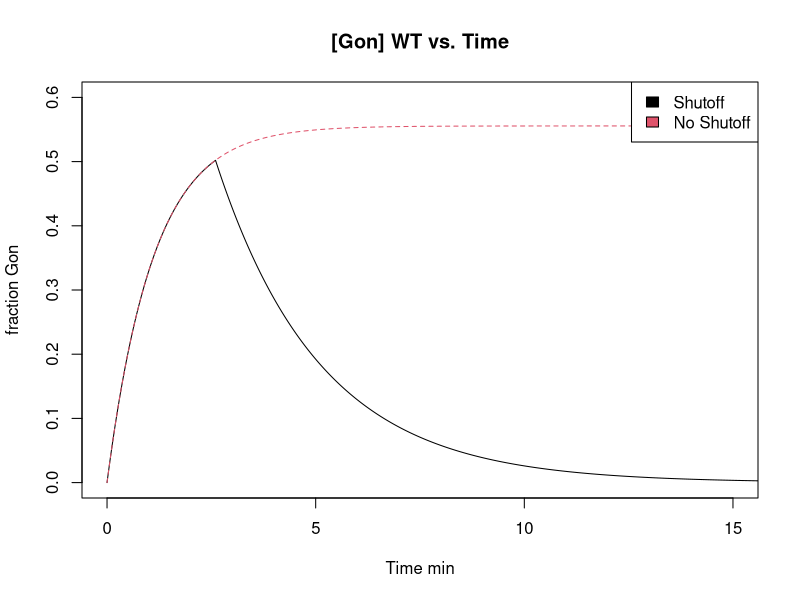
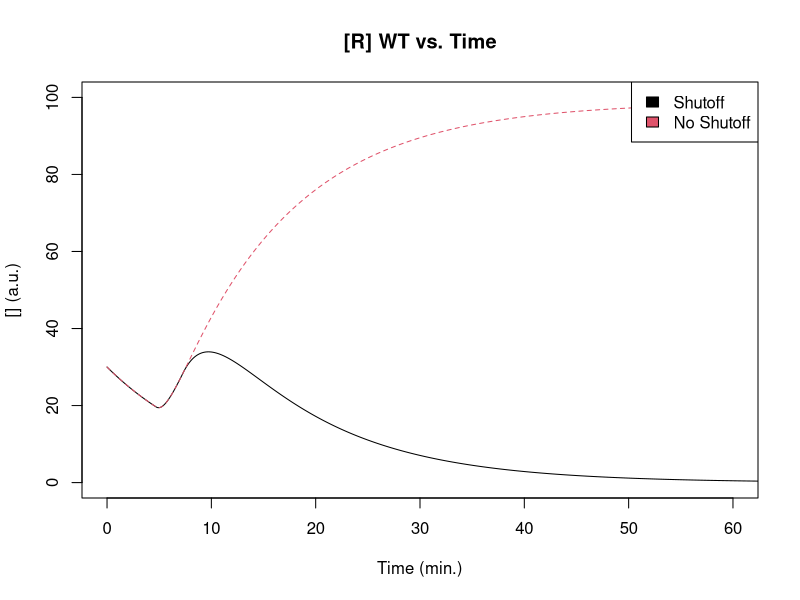
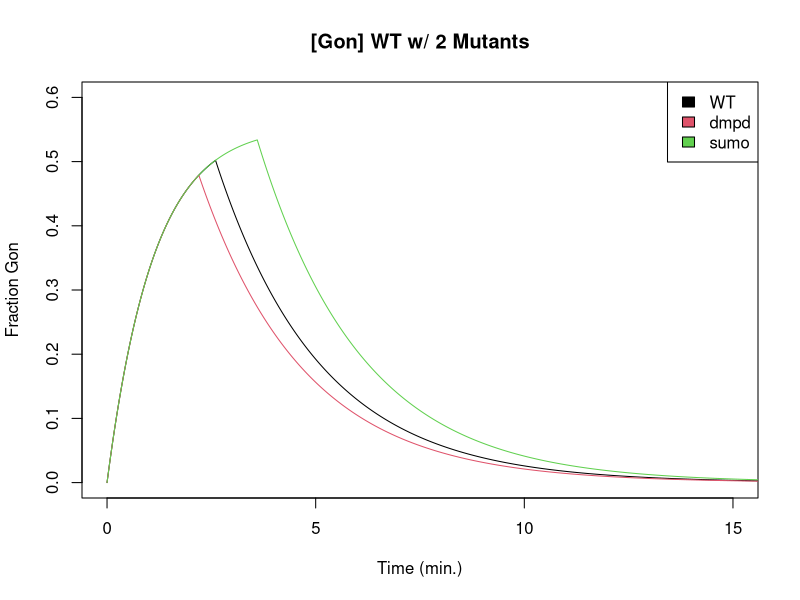
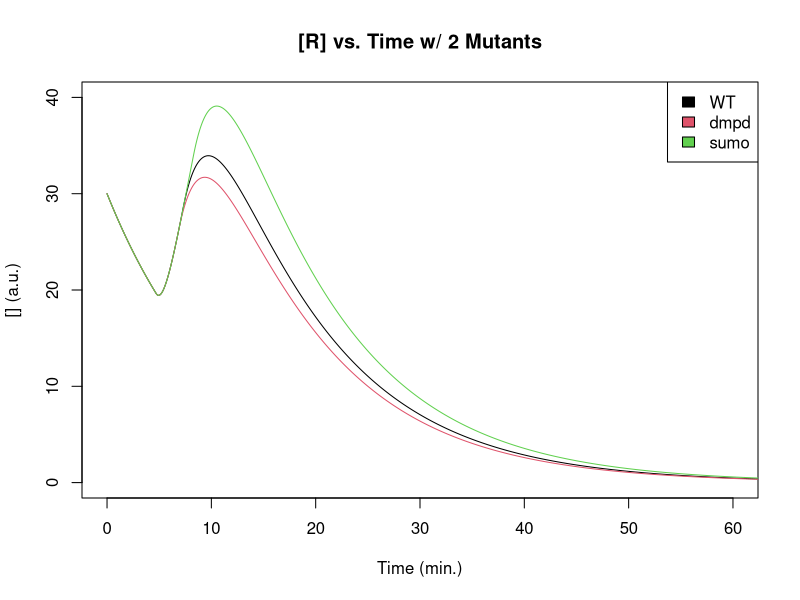
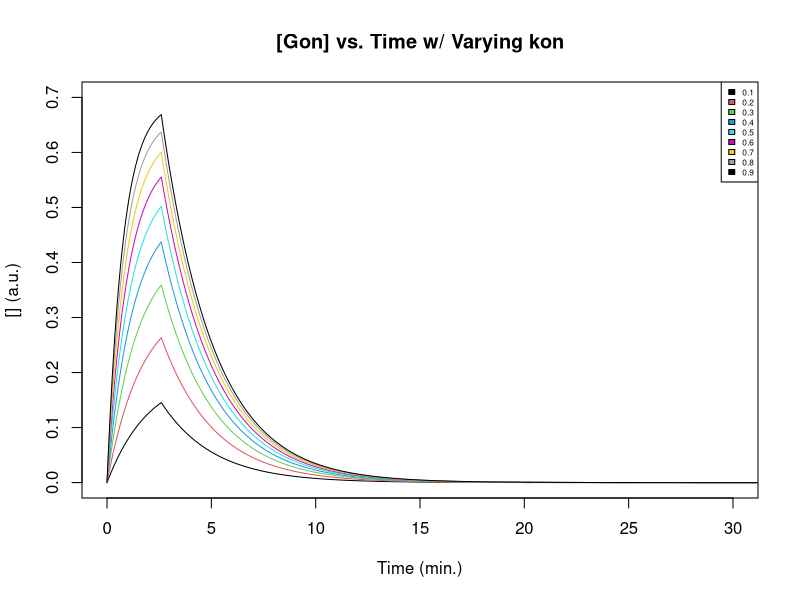
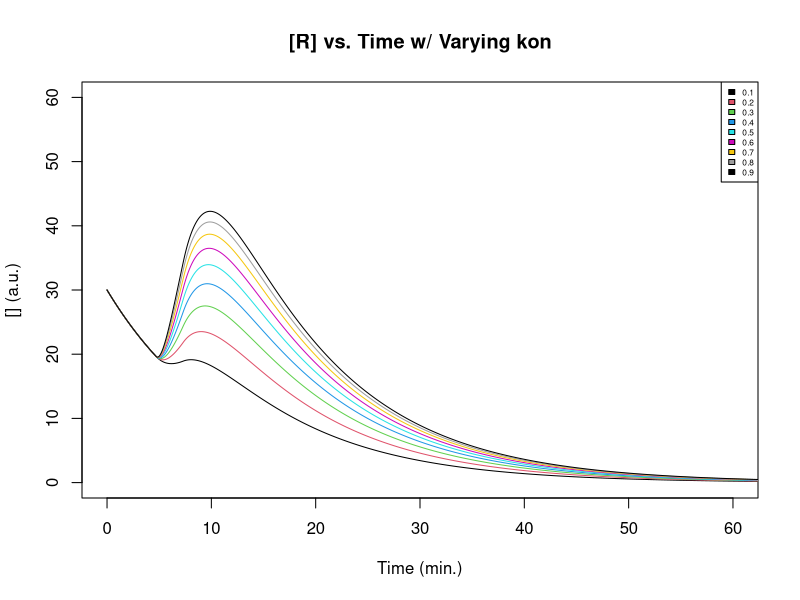
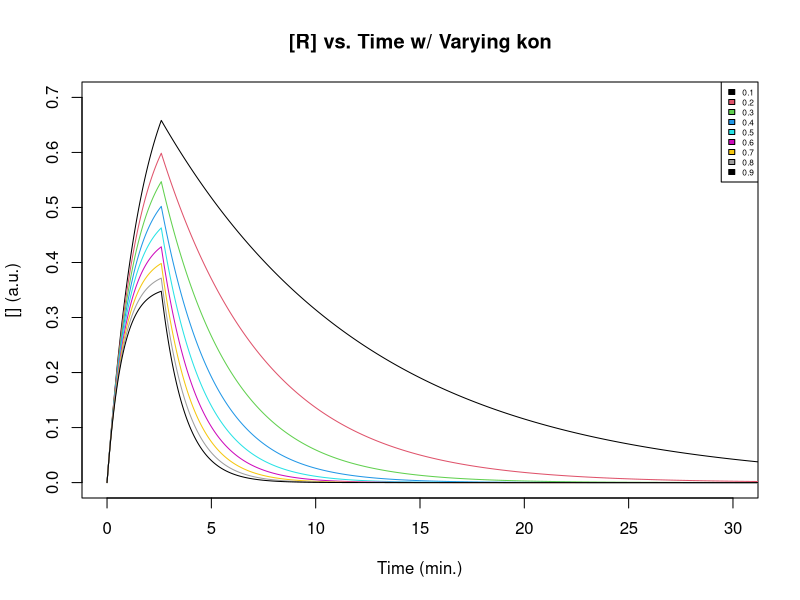
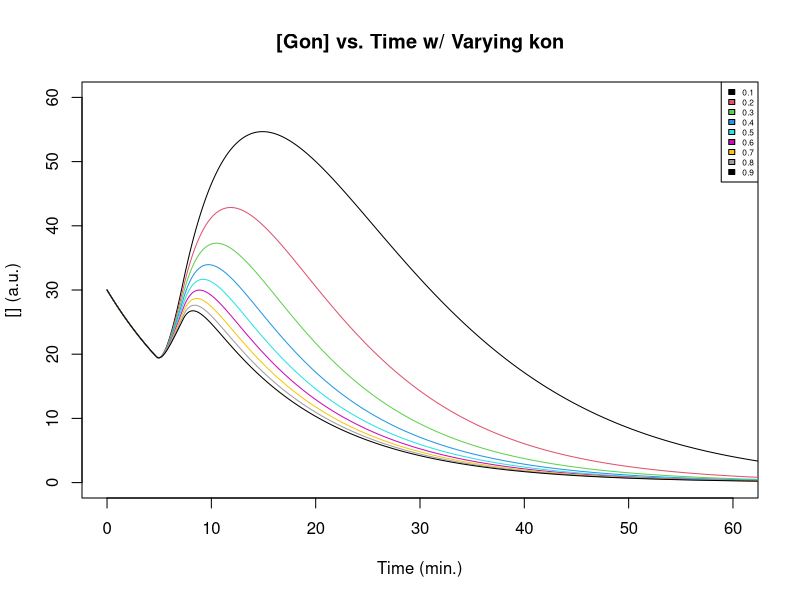

R code for these plots, in order:
## ---- chunk 1
rm(list=ls())
library(deSolve)  # library to solve ODEs
# use dede in deSolve library - delay differential equations.

# ODE Function solver
derivs <- function(t, y, p) {
  
  if (t < tR)
    lag <- 0
  else
    lag <- lagvalue(t - tR)
  
  if (t<tshut){
    kon<-kon
  }
  else{
    kon<-0
  }
  dy1 <- kon*(1-y[1]) - koff*y[1]
  dy2 <- kmRNA*lag[1]- v*y[2]
  list(c(dy1, dy2))
}
## ---- chunk 2
# Initial values
Gon_init<-0 
R_init<- 30 

# Parameters
tshut<-2.6
kon<-0.5      
koff<-0.4     
v<-0.09
kmRNA <- 16
t1<- 0.4
tR<-4.7

# Parameters vector
p<-c(tshut=tshut,kon=kon,koff=koff,v=v,kmRNA=kmRNA,t1=t1,tR=tR)

# Times array
times <- seq(0,80,0.01)

# Calling initial values
y0 <- c(Gon_init=Gon_init, R_init=R_init)

# Figure 2A
solve<-dede(y=y0,times=times,func=derivs,parms=p)
plot(solve[,1],solve[,2],xlim=c(0,15),ylim=c(0,0.6),type = "l",col=c(1),main="[Gon] WT vs. Time",xlab="Time min",ylab="fraction Gon")

# No shutdown of hb gene
tshut <- 100
p<-c(tshut=tshut,kon=kon,koff=koff,v=v,kmRNA=kmRNA,t1=t1,tR=tR)
solve<-dede(y=y0,times=times,func=derivs,parms=p)
lines(solve[,1],solve[,2],col=c(2),lty=2)
legend("topright",c("Shutoff","No Shutoff"), fill=c(1:2))

# 1.)
# # With no shutdown, we see that the fraction of Gon increases to a horizontal asymptope of 0.6. With the shut down, the fraction of Gon increases to just above 0.5 and then shutsoff and sharply decreases to a horizontal asymptope of about 0.0.
# 
# If the hb gene was not shutoff, there would be uncontrallable thoracic issues because high amounts of the copy of this gene are being expressed.

# Figure 2B
tshut<-2.6
p<-c(tshut=tshut,kon=kon,koff=koff,v=v,kmRNA=kmRNA,t1=t1,tR=tR)
solve<-dede(y=y0,times=times,func=derivs,parms=p)
plot(solve[,1],solve[,3],xlim=c(0,60),ylim=c(0,100),type = "l",col=c(1),main="[R] WT vs. Time",xlab="Time (min.)",ylab="[] (a.u.)")

# No shutdown of hb gene
tshut <- 100
p<-c(tshut=tshut,kon=kon,koff=koff,v=v,kmRNA=kmRNA,t1=t1,tR=tR)
solve<-dede(y=y0,times=times,func=derivs,parms=p)
lines(solve[,1],solve[,3],col=c(2),lty=2)
legend("topright",c("Shutoff","No Shutoff"), fill=c(1:2))

# 2.)
# With no shutdown, we see that the fraction of Gon increases and drops until after 10 minutes to almost 0 [R]. to a horizontal asymptope of about 30. With the shut down, the fraction of Gon increases to an asymptope above about 80 [R]. After this complete shutdown we see that there will be a decrease in the hb gene copies. If this doesn't happen then thoracitic issues can dvelop as a result of a high expression of mRNA in the cytoplasm. 
 
# Figure 2C
tshut<-2.6   # shut off time for WT
p<-c(tshut=tshut,kon=kon,koff=koff,v=v,kmRNA=kmRNA,t1=t1,tR=tR)
solve<-dede(y=y0, times=times, func=derivs, parms=p)
plot(solve[,1], solve[,2], xlim=c(0,15), type="l", ylim=c(0,0.6), col=c(1), main="[Gon] WT w/ 2 Mutants", xlab="Time (min.)", ylab="Fraction Gon")

tshut<-2.2   # shut off time for dmpd
p<-c(tshut=tshut,kon=kon,koff=koff,v=v,kmRNA=kmRNA,t1=t1,tR=tR)
solve<-dede(y=y0,times=times,func=derivs,parms=p)
lines(solve[,1],solve[,2],col=c(2))

tshut<-3.6   # shut off time for sumo
p<-c(tshut=tshut,kon=kon,koff=koff,v=v,kmRNA=kmRNA,t1=t1,tR=tR)
solve<-dede(y=y0,times=times,func=derivs,parms=p)
lines(solve[,1],solve[,2],col=c(3))
legend("topright", legend = c("WT","dmpd","sumo"),fill=c(1:3))

# 3.) Compared to wildtype, dmpd reaches a lower peak fraction, while sumo reaches a higher peak fraction. These peak fractions correlates to the shutoff times (dmpd = 2.2 mins and sumo = 3.6 mins). The proposed mechanism for dmpd and sumo mutants they will change the timing of kon shutoffs because they have altered dynamics of hb transcription at n14. The results seem to prove this because it varies from the wildtype and result in overall elongated or shortened timeframes for hb gene copies remaining active. 

# Figure 2D
tshut<-2.6   # shut off time of gene WT
p<-c(tshut=tshut,kon=kon,koff=koff,v=v,kmRNA=kmRNA,t1=t1,tR=tR)
solve<-dede(y=y0, times=times, func=derivs, parms=p)
plot(solve[,1], solve[,3], xlim=c(0,60), type="l", ylim=c(0,40), col=c(1), main="[R] vs. Time w/ 2 Mutants", xlab="Time (min.)", ylab="[] (a.u.)")

tshut<-2.2   # shut off time of gene dmpd
p<-c(tshut=tshut,kon=kon,koff=koff,v=v,kmRNA=kmRNA,t1=t1,tR=tR)
solve<-dede(y=y0,times=times,func=derivs,parms=p)
lines(solve[,1],solve[,3],col=c(2))

tshut<-3.6   # shut off time of gene sumo
p<-c(tshut=tshut,kon=kon,koff=koff,v=v,kmRNA=kmRNA,t1=t1,tR=tR)
solve<-dede(y=y0,times=times,func=derivs,parms=p)
lines(solve[,1],solve[,3],col=c(3))
legend("topright", legend = c("WT","dmpd","sumo"),fill=c(1:3))

# 4.) The dmpd and sumo mRNA profiles perform similarly to the Gon graph compared to the wildtype. The dmpd had a lower concentration peak and sumo had a higher one. Therefore dmpd hb mRNA profile takes less time to deplete, even just barely, and reaches a smaller peak mRNA concentration after shutting off of the gene. The sumo mRNA peak is higher, and it takes longer to reach than for the wildtype. Additionally, takes longer to deplete to 0. Overall, dmpd mutants are likely to have underexpressed hb proteins, sumo mutants they are likely to have overexpressed hb proteins.
## ---- chunk 3
# Changing kon

# Initial values
Gon_init<-0 
R_init<- 30 

# Parameters
tshut<-2.6
kon<-0.5      
koff<-0.4     
v<-0.09
kmRNA <- 16
t1<- 0.4
tR<-4.7
kon1<-seq(0.1,0.9,0.1)

y0<-c(Gon=Gon_init,R=R_init)

p<-c(tshut=tshut,kon=kon,koff=koff,v=v,kmRNA=kmRNA,t1=t1,tR=tR)

times  <- seq(0, 80, 0.01)

# Visualizations
# Empty plot
plot(0,0,type="n",ylim=c(0,0.7),xlim=c(0,30), main="[Gon] vs. Time w/ Varying kon", xlab="Time (min.)", ylab="[] (a.u.)")

for (i in 1:length(kon1)){
  kon<-kon1[i]
  p<-c(tshut=tshut,kon=kon,koff=koff,v=v,kmRNA=kmRNA,t1=t1,tR=tR)
  solve<-dede(y=y0,times=times,func=derivs,parms=p)
  lines(solve[,1],solve[,2],col=c(i))
}
legend("topright", legend = kon1,fill=c(1:length(kon1)), cex = 0.5)

# 5.) The graph shows that when kon rises, peak Gon fraction at shutoff time rises too. Meaning that higher kon values deplete completely at a slower rate of activated hb gene fractions. The opposite is true for the lines of lower kon fractions. The kon value essentially acts as a binding affinity of proteins necessary for transcription of activated hb genes. Cells can biologically augment this by sending signals out, decreasing binding affinity to the gene. This would either cause higher or lower expression. Consequences of this can be altering the thoracic development by delaying it or making it happen prematurely.

# Empty plot
plot(0,0,type="n",ylim=c(0,60),xlim=c(0,60), main="[R] vs. Time w/ Varying kon", xlab="Time (min.)", ylab="[] (a.u.)")
for (i in 1:length(kon1)){
  kon<-kon1[i]
  p<-c(tshut=tshut,kon=kon,koff=koff,v=v,kmRNA=kmRNA,t1=t1,tR=tR)
  solve<-dede(y=y0,times=times,func=derivs,parms=p)
  lines(solve[,1],solve[,3],col=c(i))
}
legend("topright", legend = kon1,fill=c(1:length(kon1)), cex = 0.5)

# 6.) Looking at the [Gon] graph, higher kon values have higher peak mRNA, and lower kon values have lower peaks of mRNA within the cytoplasm. Some consequences could be that thoracic development change. This can either happen prematurely when kon values (or the binding affinity to activated genes) is higher, or delayed when binding affinity to activated hb genes lowers. Too many proteins bound to the genes, this allows them to transcribe more of the mRNA before shutoff, leading to greater hb protein expression.
## ---- chunk 4
# Changin koff

# Initial values
Gon_init<-0 
R_init<- 30 

# Parameters
tshut<-2.6
kon<-0.5      
koff<-0.4     
v<-0.09
kmRNA <- 16
t1<- 0.4
tR<-4.7
koff1<-seq(0.1,0.9,0.1)

y0<-c(Gon=Gon_init,R=R_init)

p<-c(tshut=tshut,kon=kon,koff=koff,v=v,kmRNA=kmRNA,t1=t1,tR=tR)

times  <- seq(0, 80, 0.01) 

# Visualizations

# Empty plot
plot(0,0,type="n",ylim=c(0,0.7),xlim=c(0,30), main="[R] vs. Time w/ Varying kon", xlab="Time (min.)", ylab="[] (a.u.)")
for (i in 1:length(koff1)){
  koff<-koff1[i]
  p<-c(tshut=tshut,kon=kon,koff=koff,v=v,kmRNA=kmRNA,t1=t1,tR=tR)
  solve<-dede(y=y0,times=times,func=derivs,parms=p)
  lines(solve[,1],solve[,2],col=c(i))
}
legend("topright", legend = koff1,fill=c(1:length(koff1)), cex = 0.5)

# 7.) Looking at the graph, small values of koff result in higher [Gon] fractions before the gene is shut off. Now, higher values slowly deplete completely because there is less hb gene is transcribed successfully. Like kon, koff acts as the binding affinity for the transcription proteins to cause release from the hb gene, completing the creation of mRNA. A biological augmentation that the cell could utilize is sending signals to release protein from the DNA, leading to more expression. If the release value is lower and delays its release time there's less expression if the release value is higher and prematurely releases. This could cause missexpression of the hb protein during translation because of altered mRNA. This would cause thoracic development issues.

# Empty plot
plot(0,0,type="n",ylim=c(0,60),xlim=c(0,60), main="[Gon] vs. Time w/ Varying kon", xlab="Time (min.)", ylab="[] (a.u.)")
for (i in 1:length(koff1)){
  koff<-koff1[i]
  p<-c(tshut=tshut,kon=kon,koff=koff,v=v,kmRNA=kmRNA,t1=t1,tR=tR)
  solve<-dede(y=y0,times=times,func=derivs,parms=p)
  lines(solve[,1],solve[,3],col=c(i))
}
legend("topright", legend = koff1,fill=c(1:length(koff1)), cex = 0.5)

# 8.) Looking at the [Gon] graph, smaller values of koff cause higher mRNA concentrations right at active gene depletion around 10 minutes. Consequently, thoracic development will alter or not exist because the koff value is too high or be overexpressed or not function if it is too low.
## ---- chunk 5
# Changing tshut

# Initial values
Gon_init<-0 
R_init<- 30 

# Parameters
tshut<-2.6
kon<-0.5      
koff<-0.4     
v<-0.09
kmRNA <- 16
t1<- 0.4
tR<-4.7
tshut1<-seq(1,20,2)

y0<-c(Gon=Gon_init,R=R_init)

p<-c(tshut=tshut,kon=kon,koff=koff,v=v,kmRNA=kmRNA,t1=t1,tR=tR)

times  <- seq(0, 80, 0.01)

# Visualization
# Empty plot
plot(0,0,type="n",ylim=c(0,100),xlim=c(0,60), main="[Gon] vs. Time w/ Varying kon", xlab="Time (min.)", ylab="[] (a.u.)")
for (i in 1:length(tshut1)){
  tshut<-tshut1[i]
  p<-c(tshut=tshut,kon=kon,koff=koff,v=v,kmRNA=kmRNA,t1=t1,tR=tR)
  solve<-dede(y=y0,times=times,func=derivs,parms=p)
  lines(solve[,1],solve[,2],col=c(i))
}
legend("topright", legend = tshut1,fill=c(1:length(tshut1)), cex = 0.5)

# 9.) The tshut values graph informs that delayed shutoff times causes reaching the peak to happen later, and this happens with higher [Gon] concentrations too a plateau at max after tshut = 5 happens. Cells can cause inactivation in a premature or in a delayed manner of the hb gene by sending signals to begin capping proteins or causing other inactivation factors on the hb gene. This blocks transcription after some development time has passed which causes the expression of the protein to change when neccessary. 

# Empty plot
plot(0,0,type="n",ylim=c(0,100),xlim=c(0,60), main="[R] vs. Time w/ Varying kon", xlab="Time (min.)", ylab="[] (a.u.)")
for (i in 1:length(tshut1)){
  tshut<-tshut1[i]
  p<-c(tshut=tshut,kon=kon,koff=koff,v=v,kmRNA=kmRNA,t1=t1,tR=tR)
  solve<-dede(y=y0,times=times,func=derivs,parms=p)
  lines(solve[,1],solve[,3],col=c(i))
}
legend("topright", legend = tshut1,fill=c(1:length(tshut1)), cex = 0.5)

# 10.) As time increases, the concentrations of mRNA after the completed depleted shutoff also rises, this means that increased shutoff time causes mRNA concentration to increase. This is because of the Bicoid protein turning off activation completely, which stops transcription or translation after that certain point. Some consequences that could happen is that proper hb gene activation is delayed or premature or doesn't occur at all. Meaning that thoracic development will be changed depending on time. It will either be functional, over-functional, or won't exist at all due to which of the times hb is shut off.
